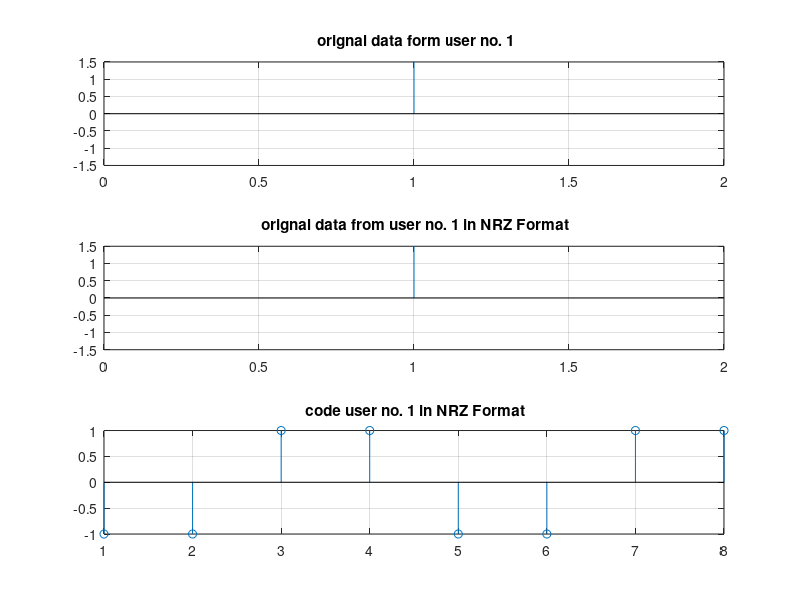
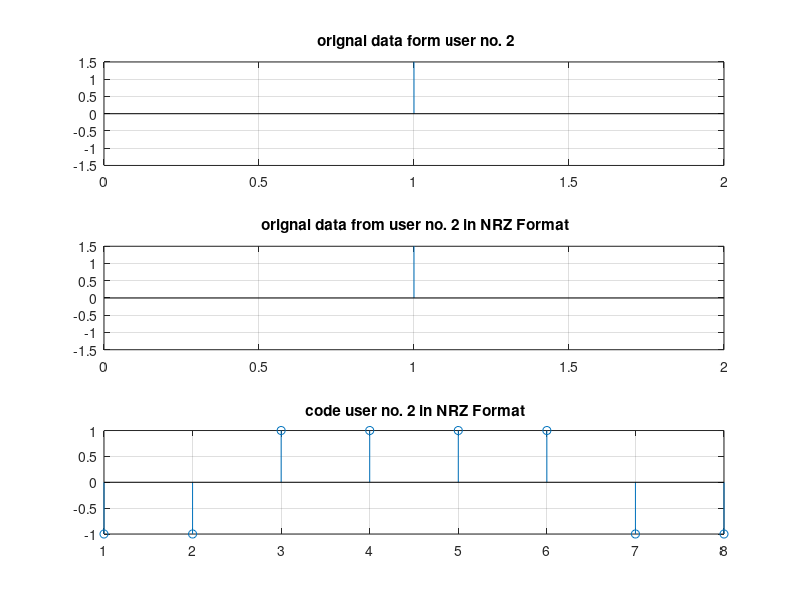
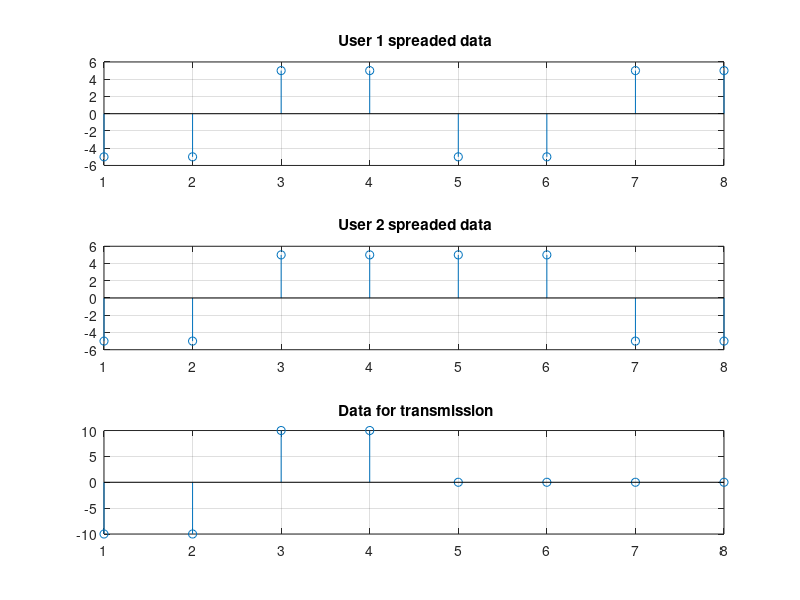
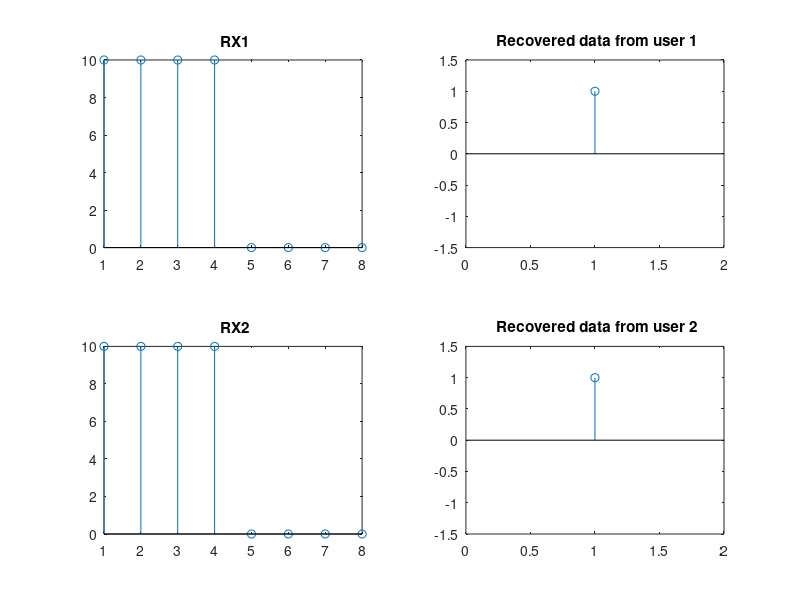

Write MATLAB code to recreate these figures, in order.
close all
clear all
clc

%Walsh code generator
n=8;
l=log2(n);
main=[-1];
invert=-1.*main;

for i=1:l
    main=[main, main; main, invert];
    invert=-1.*main;
end
walshCode=main;
antipodal=invert;
for i=1:n
    for j=1:n
        if walshCode(i,j)==-1
            walshCode(i,j)=0;
        end
        
        if antipodal(i,j)==-1
            antipodal(i,j)=0;
        end
    end
end
%How to call a walsh code
%walshCode(i,:)
%where i= code number i.e. 1,2,3,4

%For calling the matrix with 0 replaced by -1 ie bipolar NRZ call the
%following
%main(i,:)
%where i= code number i.e. 1,2,3,4

%walsh Code ends

disp('Give data for user 1 and 2 in same length in vector form');

%USer data begins here
d1=input('Data for user 1: ');
d2=input('Data for user 2: ');

%user1 Data
disp('User 1 Data');
%d1 =[1 0 1 1];        
disp(d1); 
length1=length(d1);

%user2 Data
disp('User 2 Data');
%d2 =[1 0 0 1];        
disp(d2); 
length2=length(d2);

figure()                        %  figure for DATA for user 1
subplot(311);
stem(d1);
axis([0 length1+1 -1.5 1.5]);
title('\bf orignal data form user no. 1');
grid on;


for i=1:length1
    if d1(i)==0         %  NRZ conversion for DATA of user 1     
        d1(i)=-1;
    end
end
disp('data user 1 in NRZ :-');
disp(d1);                %  disply NRZ DATA for user 1
subplot(312);                  %  figure for NRZ DATA for user 1
stem(d1);
axis([0 length1+1 -1.5 1.5]);
title('\bf orignal data from user no. 1 in NRZ Format');
grid on;

code1=main(3,:);
disp(code1);                %  disply NRZ DATA for user 1
subplot(313);                  %  figure for NRZ DATA for user 1
stem(code1);
title('\bf code user no. 1 in NRZ Format');
grid on;


figure()                        %  figure for DATA for user 2
subplot(311);
stem(d2);
axis([0 length2+1 -1.5 1.5]);
title('\bf orignal data form user no. 2');
grid on;


for i=1:length2
    if d2(i)==0         %  NRZ conversion for DATA of user 2     
        d2(i)=-1;
    end
end
disp('data user 2 in NRZ :-');
disp(d2);                %  disply NRZ DATA for user 2
subplot(312);                  %  figure for NRZ DATA for user 2
stem(d2);
axis([0 length2+1 -1.5 1.5]);
title('\bf orignal data from user no. 2 in NRZ Format');
grid on;

code2=main(7,:);
disp(code2);                %  disply NRZ DATA for user 1
subplot(313);                  %  figure for NRZ DATA for user 1
stem(code2);
title('\bf code user no. 2 in NRZ Format');
grid on;


%Spreading begins here

figure();
disp('Spread data for user 1')
tx1=[];
for i=1:length1
    tx1=[tx1 d1(i)*code1];
end

disp(tx1)
subplot(311);                 
stem(tx1);
title('\bf User 1 spreaded data');
grid on;


disp('Spread data for user 2')
tx2=[];
for i=1:length2
    tx2=[tx2 d2(i)*code2];
end

disp(tx2)
subplot(312);               
stem(tx2);
title('\bf User 2 spreaded data');
grid on;

disp('Data For transmission')
tx=tx1+tx2;
disp(tx2);

subplot(313);                 
stem(tx);
title('\bf Data for transmission');
grid on;
%Spreading ends

rx=tx;


%Despreading begins here
figure();
pnmatrix1=[];
for i=1:length1
    pnmatrix1=[pnmatrix1 code1];
end

pnmatrix2=[];
for i=1:length2
    pnmatrix2=[pnmatrix2 code2];
end


% pnmatrix1=[code1 code1 code1 code1];
% pnmatrix2=[code2 code2 code2 code2];

rx1=rx.*pnmatrix1;
rx2=rx.*pnmatrix2;

subplot(221)
stem(rx1)
title('\bf RX1');

%recovering data for user 1
recovered1=[];
for i=0:length1-1
    testvector=rx1(n*i+1:n*i+8);
    if sum(testvector)>0
        recovered1=[recovered1 1];
    else
        recovered1=[recovered1 0];
    end
end
disp('Recovered data from user 1')
disp(recovered1)

subplot(222)
stem(recovered1)
axis([0 length1+1 -1.5 1.5]);
title('\bf Recovered data from user 1');

%Despreading of user 2
subplot(223)
stem(rx2)
title('\bf RX2');

%recovering data for user 2
recovered2=[];
for i=0:length2-1
    testvector=rx2(n*i+1:n*i+8);
    if sum(testvector)>0
        recovered2=[recovered2 1];
    else
        recovered2=[recovered2 0];
    end
end
disp('Recovered data from user 2')
disp(recovered2)
subplot(224)
stem(recovered2)
axis([0 length2+1 -1.5 1.5]);
title('\bf Recovered data from user 2');
